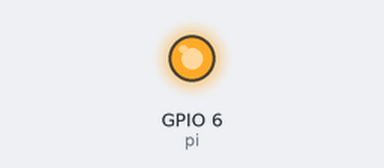
Recording of a program running on a simulated Raspberry Pi (BCM pin numbers). Parts: output pins drawn as LEDs (lit = HIGH).

Above: at 1.2 s.
At 3.7 s:
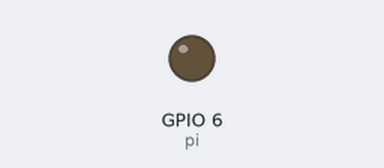
Timing chart, 0 to 6.5 s (numbered marks = the images above):
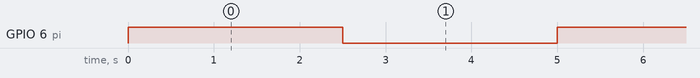

Measured:
- by itself, GPIO 6 (pi): alternates HIGH for 2.5 s and LOW for 2.5 s

The program:

write_pin2.py
```python
import RPi.GPIO as GPIO            # import RPi.GPIO module
from time import sleep             # lets us have a delay
pi = 6
GPIO.setmode(GPIO.BCM)             # choose BCM or BOARD
GPIO.setup(pi, GPIO.OUT)           # set GPIO24 as an output
try:
    while True:
        GPIO.output(pi, 1)         # set GPIO24 to 1/GPIO.HIGH/True
        sleep(2.5)                 # wait half a second
        GPIO.output(pi, 0)         # set GPIO24 to 0/GPIO.LOW/False
        sleep(2.5)                 # wait half a second

except KeyboardInterrupt:          # trap a CTRL+C keyboard interrupt
    GPIO.cleanup()                 # resets all GPIO ports used by this program
```
